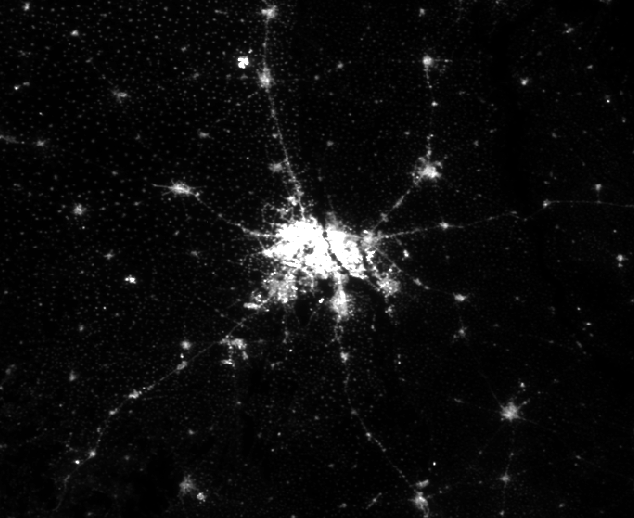
#> input picture Batch_Loads/Png/NTL_03/NTL_2014.png, 634 x 518 px; its folder holds 4 pictures in this run
$ python res_decreaser.py
#> lines starting #> are read from the running program, lines starting #| are printed output that depends on the picture
import os
from PIL import Image

# Input and output folder paths
input_folder = '../Batch_Loads/Png/NTL_03'
output_folder = '../Batch_Loads/Low_Png/NTL_03'
os.makedirs(output_folder, exist_ok=True)

# Target resolution
target_size = (317, 229)

# Loop through all image files in the input folder
for filename in os.listdir(input_folder):
    if filename.lower().endswith(('.png', '.jpg', '.jpeg', '.bmp', '.tiff', '.webp')):
        input_path = os.path.join(input_folder, filename)
        output_path = os.path.join(output_folder, filename)

        # Open and resize the image
        with Image.open(input_path) as img:
#> img is the input picture: PIL image 634x518 L; min 0, max 255, mean 13
            resized_img = img.resize(target_size, Image.Resampling.LANCZOS)
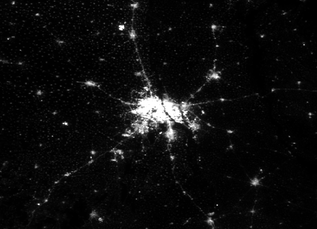
#> resized_img: PIL image 317x229 L; min 0, max 255, mean 13
            resized_img.save(output_path)
#> pass 2 of the loop `for filename in os.listdir(input_folder):`:
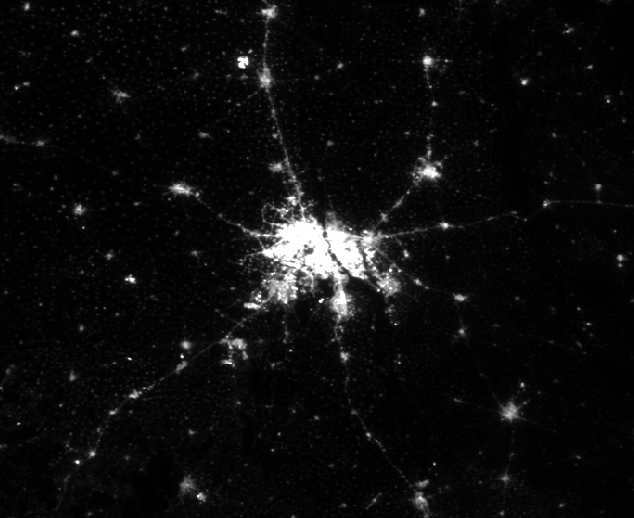
#> input picture Batch_Loads/Png/NTL_03/NTL_2015.png, 634 x 518 px
#> img is the input picture: PIL image 634x518 L; min 0, max 255, mean 12.7
#> `resized_img = img.resize(target_size, Image.Resampling.LANCZOS)`:
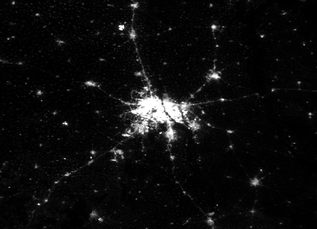
#> resized_img: PIL image 317x229 L; min 0, max 255, mean 12.7
#> pass 3 of the loop `for filename in os.listdir(input_folder):`:
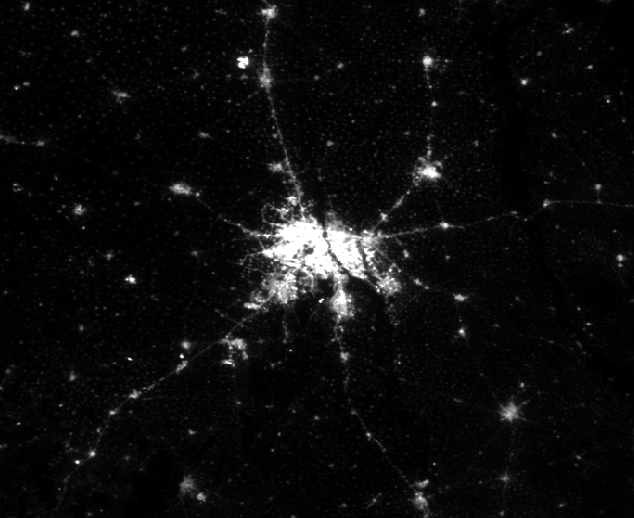
#> input picture Batch_Loads/Png/NTL_03/NTL_2016.png, 634 x 518 px
#> img is the input picture: PIL image 634x518 L; min 0, max 255, mean 12.7
#> `resized_img = img.resize(target_size, Image.Resampling.LANCZOS)`:
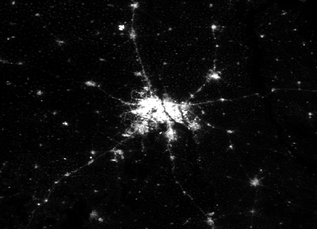
#> resized_img: PIL image 317x229 L; min 0, max 255, mean 12.7
#> the loop made 4 passes; the first 3 are shown

print("All images resized to", target_size, "and saved to:", output_folder)
